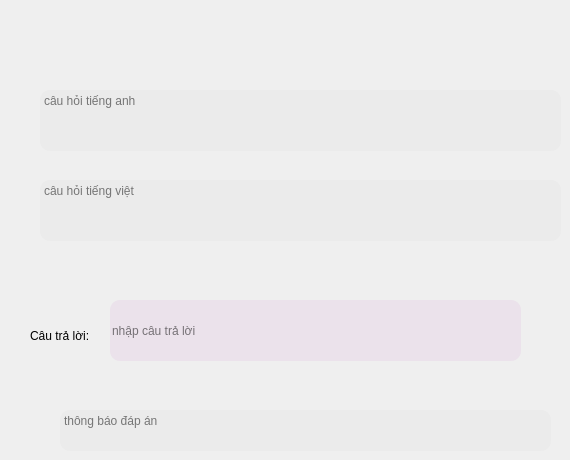
          <widget class="QWidget" name="page_15">
           <widget class="QTextEdit" name="text_en_noi_3">
            <property name="geometry">
             <rect>
              <x>40</x>
              <y>90</y>
              <width>521</width>
              <height>61</height>
             </rect>
            </property>
            <property name="mouseTracking">
             <bool>true</bool>
            </property>
            <property name="styleSheet">
             <string notr="true">border-radius: 10px;
color: black;
background: rgba(231, 231, 231, 0.5);
</string>
            </property>
            <property name="placeholderText">
             <string>câu hỏi tiếng anh</string>
            </property>
           </widget>
           <widget class="QTextEdit" name="text_vi_noi_4">
            <property name="geometry">
             <rect>
              <x>40</x>
              <y>180</y>
              <width>521</width>
              <height>61</height>
             </rect>
            </property>
            <property name="mouseTracking">
             <bool>true</bool>
            </property>
            <property name="styleSheet">
             <string notr="true">border-radius: 10px;
color: black;
background: rgba(231, 231, 231, 0.5);
</string>
            </property>
            <property name="placeholderText">
             <string>câu hỏi tiếng việt</string>
            </property>
           </widget>
           <widget class="QLineEdit" name="tl_noi_4">
            <property name="geometry">
             <rect>
              <x>110</x>
              <y>300</y>
              <width>411</width>
              <height>61</height>
             </rect>
            </property>
            <property name="styleSheet">
             <string notr="true">border-radius: 10px;
color: black;
background: rgba(231, 212, 231, 0.5);
</string>
            </property>
            <property name="text">
             <string/>
            </property>
            <property name="placeholderText">
             <string>nhập câu trả lời</string>
            </property>
           </widget>
           <widget class="QLabel" name="label_13">
            <property name="geometry">
             <rect>
              <x>30</x>
              <y>300</y>
              <width>61</width>
              <height>71</height>
             </rect>
            </property>
            <property name="text">
             <string>Câu trả lời:</string>
            </property>
           </widget>
           <widget class="QTextEdit" name="tbao_noi_4">
            <property name="geometry">
             <rect>
              <x>60</x>
              <y>410</y>
              <width>491</width>
              <height>41</height>
             </rect>
            </property>
            <property name="mouseTracking">
             <bool>true</bool>
            </property>
            <property name="styleSheet">
             <string notr="true">border-radius: 10px;
color: black;
background: rgba(231, 231, 231, 0.5);
</string>
            </property>
            <property name="placeholderText">
             <string>thông báo đáp án</string>
            </property>
           </widget>
          </widget>
